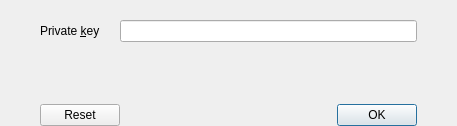
<?xml version="1.0" encoding="UTF-8"?>
<ui version="4.0">
 <class>ImportPrivKeyDialog</class>
 <widget class="QDialog" name="ImportPrivKeyDialog">
  <property name="geometry">
   <rect>
    <x>0</x>
    <y>0</y>
    <width>457</width>
    <height>126</height>
   </rect>
  </property>
  <property name="windowTitle">
   <string>Import private key</string>
  </property>
  <layout class="QVBoxLayout" name="verticalLayout">
   <property name="spacing">
    <number>0</number>
   </property>
   <property name="leftMargin">
    <number>40</number>
   </property>
   <property name="topMargin">
    <number>20</number>
   </property>
   <property name="rightMargin">
    <number>40</number>
   </property>
   <property name="bottomMargin">
    <number>0</number>
   </property>
   <item>
    <layout class="QFormLayout" name="formLayout">
     <property name="fieldGrowthPolicy">
      <enum>QFormLayout::AllNonFixedFieldsGrow</enum>
     </property>
     <property name="horizontalSpacing">
      <number>20</number>
     </property>
     <property name="verticalSpacing">
      <number>0</number>
     </property>
     <item row="0" column="0">
      <widget class="QLabel" name="labelPrivKey">
       <property name="text">
        <string>Private &amp;key</string>
       </property>
       <property name="buddy">
        <cstring>privKeyEdit</cstring>
       </property>
      </widget>
     </item>
     <item row="0" column="1">
      <widget class="QValidatedLineEdit" name="privKeyEdit">
       <property name="toolTip">
        <string>Enter a private key to import</string>
       </property>
      </widget>
     </item>
    </layout>
   </item>
   <item>
    <widget class="QDialogButtonBox" name="buttonBox">
     <property name="orientation">
      <enum>Qt::Horizontal</enum>
     </property>
     <property name="standardButtons">
      <set>QDialogButtonBox::Ok|QDialogButtonBox::Reset</set>
     </property>
    </widget>
   </item>
  </layout>
 </widget>
 <customwidgets>
  <customwidget>
   <class>QValidatedLineEdit</class>
   <extends>QLineEdit</extends>
   <header>qvalidatedlineedit.h</header>
  </customwidget>
 </customwidgets>
 <resources/>
 <connections>
  <connection>
   <sender>buttonBox</sender>
   <signal>accepted()</signal>
   <receiver>ImportPrivKeyDialog</receiver>
   <slot>accept()</slot>
   <hints>
    <hint type="sourcelabel">
     <x>20</x>
     <y>20</y>
    </hint>
    <hint type="destinationlabel">
     <x>20</x>
     <y>20</y>
    </hint>
   </hints>
  </connection>
  <connection>
   <sender>buttonBox</sender>
   <signal>rejected()</signal>
   <receiver>ImportPrivKeyDialog</receiver>
   <slot>reject()</slot>
   <hints>
    <hint type="sourcelabel">
     <x>20</x>
     <y>20</y>
    </hint>
    <hint type="destinationlabel">
     <x>20</x>
     <y>20</y>
    </hint>
   </hints>
  </connection>
 </connections>
</ui>
